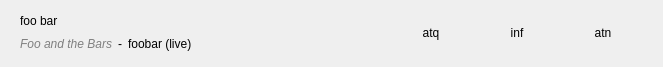
<?xml version="1.0" encoding="UTF-8"?>
<ui version="4.0">
 <class>SongListItem</class>
 <widget class="QWidget" name="SongListItem">
  <property name="geometry">
   <rect>
    <x>0</x>
    <y>0</y>
    <width>663</width>
    <height>67</height>
   </rect>
  </property>
  <property name="windowTitle">
   <string>Form</string>
  </property>
  <property name="trackId" stdset="0">
   <string/>
  </property>
  <layout class="QHBoxLayout" name="horizontalLayout_2">
   <property name="spacing">
    <number>2</number>
   </property>
   <property name="topMargin">
    <number>4</number>
   </property>
   <property name="bottomMargin">
    <number>4</number>
   </property>
   <item>
    <widget class="QWidget" name="infoContainer" native="true">
     <layout class="QVBoxLayout" name="verticalLayout">
      <item>
       <widget class="QLabel" name="songTitleLabel">
        <property name="text">
         <string>foo bar</string>
        </property>
       </widget>
      </item>
      <item>
       <layout class="QHBoxLayout" name="horizontalLayout_3">
        <item>
         <widget class="QLabel" name="songArtistLabel">
          <property name="font">
           <font>
            <italic>true</italic>
           </font>
          </property>
          <property name="styleSheet">
           <string notr="true">QLabel { color : grey}</string>
          </property>
          <property name="text">
           <string>Foo and the Bars</string>
          </property>
         </widget>
        </item>
        <item>
         <widget class="QLabel" name="seperatorLabel">
          <property name="sizePolicy">
           <sizepolicy hsizetype="Preferred" vsizetype="Preferred">
            <horstretch>0</horstretch>
            <verstretch>0</verstretch>
           </sizepolicy>
          </property>
          <property name="text">
           <string>-</string>
          </property>
         </widget>
        </item>
        <item>
         <widget class="QLabel" name="songAlbumLabel">
          <property name="text">
           <string>foobar (live)</string>
          </property>
         </widget>
        </item>
        <item>
         <spacer name="horizontalSpacer_2">
          <property name="orientation">
           <enum>Qt::Orientation::Horizontal</enum>
          </property>
          <property name="sizeHint" stdset="0">
           <size>
            <width>40</width>
            <height>20</height>
           </size>
          </property>
         </spacer>
        </item>
       </layout>
      </item>
     </layout>
    </widget>
   </item>
   <item>
    <spacer name="horizontalSpacer">
     <property name="orientation">
      <enum>Qt::Orientation::Horizontal</enum>
     </property>
     <property name="sizeHint" stdset="0">
      <size>
       <width>40</width>
       <height>20</height>
      </size>
     </property>
    </spacer>
   </item>
   <item>
    <widget class="QWidget" name="buttonContainer" native="true">
     <layout class="QGridLayout" name="gridLayout_2">
      <item row="0" column="0">
       <layout class="QHBoxLayout" name="horizontalLayout">
        <item>
         <widget class="QPushButton" name="atqButton">
          <property name="text">
           <string>atq</string>
          </property>
          <property name="flat">
           <bool>true</bool>
          </property>
         </widget>
        </item>
        <item>
         <widget class="QPushButton" name="infButton">
          <property name="text">
           <string>inf</string>
          </property>
          <property name="flat">
           <bool>true</bool>
          </property>
         </widget>
        </item>
        <item>
         <widget class="QPushButton" name="atnButton">
          <property name="text">
           <string>atn</string>
          </property>
          <property name="autoDefault">
           <bool>false</bool>
          </property>
          <property name="default">
           <bool>false</bool>
          </property>
          <property name="flat">
           <bool>true</bool>
          </property>
         </widget>
        </item>
       </layout>
      </item>
     </layout>
    </widget>
   </item>
  </layout>
 </widget>
 <resources/>
 <connections/>
</ui>
